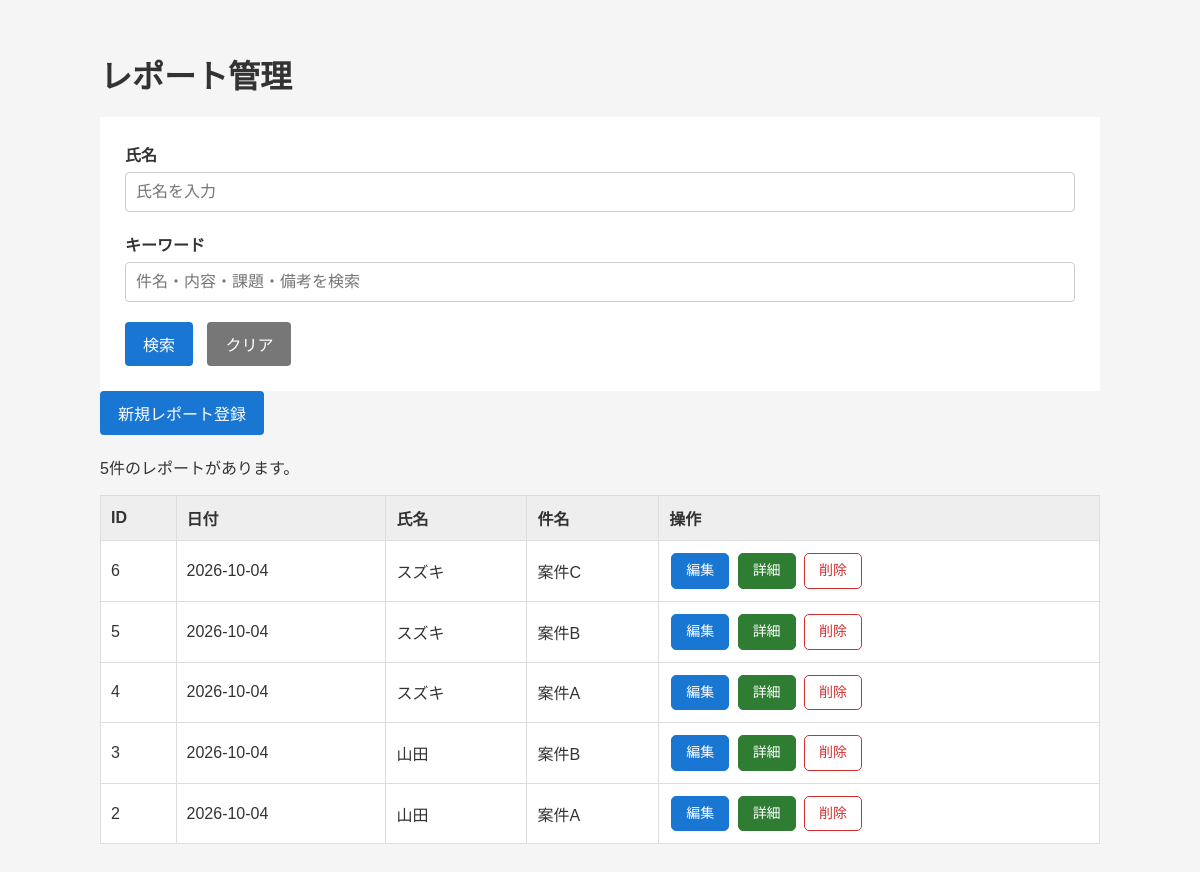
The page / on the database its author committed.
### tables this page shows
CREATE TABLE reports (
        id INTEGER PRIMARY KEY AUTOINCREMENT,
        report_date TEXT NOT NULL,
        name TEXT NOT NULL,
        subject TEXT NOT NULL,
        content TEXT,
        issues TEXT,
        remarks TEXT,
        created_at TEXT NOT NULL,
        updated_at TEXT NOT NULL
    );

### lib/functions.php (called while the page is built)
<?php
function h($value)
{
    return htmlspecialchars(
        $value ?? '',
        ENT_QUOTES,
        'UTF-8'
    );
}

### public/index.php (the view, shortened to what this page needs)
<?php
require_once '../config/database.php';
require_once '../lib/functions.php';
$name = trim($_GET['name'] ?? '');
$keyword = trim($_GET['keyword'] ?? '');
$sql = "
    SELECT *
    FROM reports
    WHERE 1 = 1
";
$params = [];
$sql .= "
    ORDER BY report_date DESC, id DESC
";
$stmt = $pdo->prepare($sql);
$stmt->execute($params);
$reports = $stmt->fetchAll();
?>
<!DOCTYPE html>
<html lang="ja">
<head>
    <link rel="stylesheet" href="css/style.css">
</head>
<body>
<div class="container">
    <h1>レポート管理</h1>
    <div class="form-container">
        <form action="index.php" method="get">
            <div class="form-group">
                <label for="name">
                    氏名
                </label>
                <input
                    type="text"
                    id="name"
                    name="name"
                    value="<?= h($name) ?>"
                    placeholder="氏名を入力"
                >
            </div>
            <div class="form-group">
                <label for="keyword">
                    キーワード
                </label>
                <input
                    type="text"
                    id="keyword"
                    name="keyword"
                    value="<?= h($keyword) ?>"
                    placeholder="件名・内容・課題・備考を検索"
                >
            </div>
            <button type="submit">
                検索
            </button>
            <a
                href="index.php"
                class="back-button"
            >
                クリア
            </a>
        </form>
    </div>
    <div class="toolbar">
        <a
            href="create.php"
            class="button"
        >
            新規レポート登録
        </a>
    </div>
    <?php if (count($reports) === 0): ?>
        <div class="empty">
            <?php if ($name !== '' || $keyword !== ''): ?>
                検索条件に一致するレポートはありません。
            <?php else: ?>
                レポートはまだ登録されていません。
            <?php endif; ?>
        </div>
    <?php else: ?>
        <p>
            <?= count($reports) ?>件のレポートがあります。
        </p>
        <table>
            <thead>
                <tr>
                    <th>ID</th>
                    <th>日付</th>
                    <th>氏名</th>
                    <th>件名</th>
                    <th>操作</th>
                </tr>
            </thead>
            <tbody>
            <?php foreach ($reports as $report): ?>
                <tr>
                    <td>
                        <?= h($report['id']) ?>
                    </td>
                    <td>
                        <?= h($report['report_date']) ?>
                    </td>
                    <td>
                        <?= h($report['name']) ?>
                    </td>
                    <td>
                        <?= h($report['subject']) ?>
                    </td>
                    <td class="action-cell">
                        <a
                            href="edit.php?id=<?= h($report['id']) ?>"
                            class="action-button edit-button"
                        >
                            編集
                        </a>
                        <a
                            href="detail.php?id=<?= h($report['id']) ?>"
                            class="action-button detail-button"
                        >
                            詳細
                        </a>
                        <form
                            action="delete.php"
                            method="post"
                            class="delete-form"
                            onsubmit="return confirm('このレポートを削除しますか？');"
                        >
                            <button
                                type="submit"
                                class="action-button delete-button"
                            >
                                削除
                            </button>
                        </form>
                    </td>
                </tr>
            <?php endforeach; ?>
            </tbody>
        </table>
    <?php endif; ?>
</div>
</body>
</html>

### public/css/style.css (style rules this page uses)
body { font-family: sans-serif; margin: 0; padding: 30px; background-color: #f5f5f5; color: #333; }
.container { max-width: 1000px; margin: 0 auto; }
h1 { margin-bottom: 20px; }
.form-container { background-color: white; padding: 25px; }
.form-group { margin-bottom: 20px; }
label { display: block; margin-bottom: 6px; font-weight: bold; }
input, textarea { box-sizing: border-box; width: 100%; padding: 10px; font-size: 16px; border: 1px solid #ccc; border-radius: 4px; }
button, .button, .back-button { display: inline-block; padding: 10px 18px; font-size: 16px; border-radius: 4px; text-decoration: none; cursor: pointer; }
button, .button { border: none; background-color: #1976d2; color: white; }
.back-button { margin-left: 10px; background-color: #777; color: white; }
.toolbar { margin-bottom: 20px; }
table { width: 100%; border-collapse: collapse; background-color: white; }
th, td { border: 1px solid #ddd; padding: 10px; text-align: left; }
th { background-color: #eeeeee; }

### public/index.php (style rules this page uses)
.action-cell { white-space: nowrap; }
.action-button { display: inline-block; padding: 7px 14px; margin: 2px; border: 1px solid transparent; border-radius: 5px; font-size: 14px; font-family: inherit; line-height: 1.4; text-align: center; text-decoration: none; cursor: pointer; box-sizing: border-box; transition: background-color 0.2s, transform 0.2s; }
.edit-button { background-color: #1976d2; border-color: #1976d2; color: #fff; }
.detail-button { background-color: #2e7d32; border-color: #2e7d32; color: #fff; }
.delete-button { background-color: #fff; border-color: #d32f2f; color: #d32f2f; }
.delete-form { display: inline; margin: 0; }

### rows shown on the page
reports: id "6", report_date "2026-10-04", name "スズキ", subject "案件C"
reports: id "5", report_date "2026-10-04", name "スズキ", subject "案件B"
reports: id "4", report_date "2026-10-04", name "スズキ", subject "案件A"
reports: id "3", report_date "2026-10-04", name "山田", subject "案件B"
reports: id "2", report_date "2026-10-04", name "山田", subject "案件A"

### other values the page prints
count($reports) "5"
